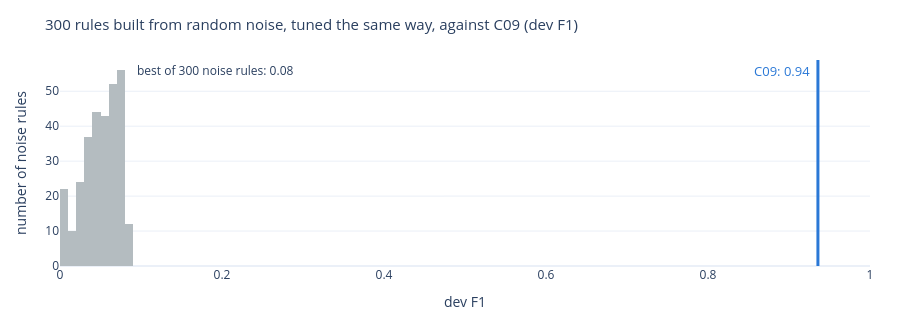

Write notebook code for a chart like this one.
### Markdown cell above
### C.5 · Notebook 05: audit (trying to break the results)
Notebook 05 tries to break the shortlist with the classic traps. Each passes:
* **Luck from trying many ideas.** 300 rules built from pure random noise, tuned exactly like the real
  ones, score about **0.08** at best, against C09's 0.94 (chart below). Picking the best of many tries
  manufactures almost no skill.
* **Leakage through the failure hour.** Scoring the failure hour itself would turn "a repair was logged" into a
  fake perfect rule; the failure hour is never scored.
* **Counters that leak the future.** "Hours since maintenance" looks excellent until it may only use past data,
  then collapses; the gate rejects it (C07).
* **Time drift.** Rules set up on January–June alone still work on July–December (table below).
* **Different machines.** C09 works on every machine model and age band (precision 0.87–0.93, coverage 0.97–0.99).

### Code cell
# The luck check (notebook 05): 300 rules built from pure random noise, tuned exactly like the real rules.
L = N5["audits"]["lucky"]
c09 = next(c for c in K["concepts"] if c["cid"] == "C09")["dev"]["f1"]
fig = go.Figure(go.Histogram(x=L["dev_f1"], xbins=dict(start=0, end=1, size=0.01), marker_color=GREY,
                             name="rules built from random noise"))
fig.add_vline(x=c09, line_color=BLUE, line_width=3)
fig.add_annotation(x=c09, y=1, yref="paper", text=f"C09: {c09:.2f}", showarrow=False, xanchor="right", xshift=-6,
                   font=dict(color=BLUE, size=13))
fig.add_annotation(x=L["best_dev"], y=1, yref="paper", text=f"best of 300 noise rules: {L['best_dev']:.2f}",
                   showarrow=False, xanchor="left", xshift=8, font=dict(size=12))
look(fig, "300 rules built from random noise, tuned the same way, against C09 (dev F1)", 320)
fig.update_xaxes(title="dev F1", range=[0, 1]); fig.update_yaxes(title="number of noise rules")

### Figure 1 — Plotly figure (JSON) as saved in the notebook; plotly's stock layout.template omitted (floating-point values rounded to 4 significant figures; data arrays with more than 128 entries replaced by an {"elided": "..."} marker saying what was removed)
{"data": [{"marker": {"color": "#b4bcc0"}, "name": "rules built from random noise", "type": "histogram", "x": {"elided": "300 float values"}, "xbins": {"end": 1, "size": 0.01, "start": 0}}], "layout": {"annotations": [{"font": {"color": "#2a78d6", "size": 13}, "showarrow": false, "text": "C09: 0.94", "x": 0.9357, "xanchor": "right", "xshift": -6, "y": 1, "yref": "paper"}, {"font": {"size": 12}, "showarrow": false, "text": "best of 300 noise rules: 0.08", "x": 0.0828, "xanchor": "left", "xshift": 8, "y": 1, "yref": "paper"}], "height": 320, "legend": {"orientation": "h", "y": -0.18}, "margin": {"b": 50, "l": 60, "r": 30, "t": 60}, "shapes": [{"line": {"color": "#2a78d6", "width": 3}, "type": "line", "x0": 0.9357, "x1": 0.9357, "xref": "x", "y0": 0, "y1": 1, "yref": "y domain"}], "title": {"font": {"size": 15}, "text": "300 rules built from random noise, tuned the same way, against C09 (dev F1)"}, "xaxis": {"range": [0, 1], "title": {"text": "dev F1"}}, "yaxis": {"title": {"text": "number of noise rules"}}}}
